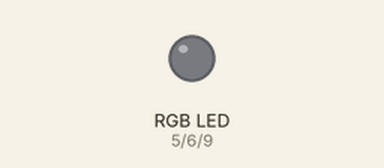
Bench run of a sketch on a simulated Arduino Uno, built with avr-gcc and run on an emulated ATmega328P. On the bench: an RGB LED mixed from three pins (HIGH = lit).

Above: at 0.5 s.
At 2.5 s:
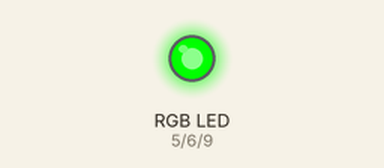
At 3.5 s:
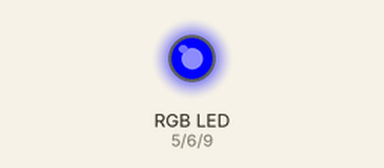
At 4.5 s:
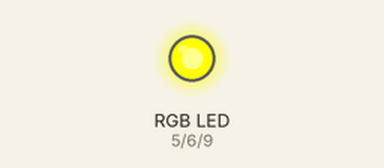
At 6.5 s:
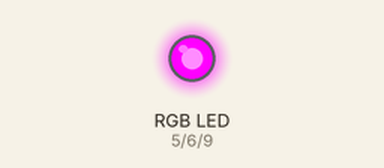
At 9.5 s:
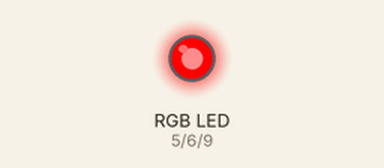
Timing chart, 0 to 10.4 s (numbered marks = the images above):
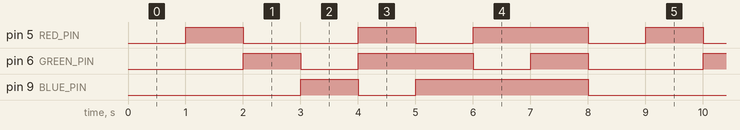

Measured:
- by itself, pin 5 (RED_PIN): repeats every 8.0 s: LOW 2.0 s, HIGH 1.0 s, LOW 1.0 s, HIGH 2.0 s, LOW 1.0 s, HIGH 1.0 s
- by itself, pin 6 (GREEN_PIN): repeats every 8.0 s: LOW 1.0 s, HIGH 2.0 s, LOW 1.0 s, HIGH 1.0 s, LOW 2.0 s, HIGH 1.0 s
- by itself, pin 9 (BLUE_PIN): repeats every 8.0 s: LOW 1.0 s, HIGH 3.0 s, LOW 3.0 s, HIGH 1.0 s

The sketch:

RGBLED.ino
```cpp
/*
SparkFun Tinker Kit
Example sketch 03

RGB LED

Make an RGB LED display a rainbow of colors!


This sketch was written by SparkFun Electronics,
with lots of help from the Arduino community.
Visit http://learn.sparkfun.com/products/2 for SIK information.
Visit http://www.arduino.cc to learn about Arduino.
*/

//create variables for pin numbers. We are making them constants here, because they       //never change.
const int RED_PIN = 5;
const int GREEN_PIN = 6;
const int BLUE_PIN = 9;

// How fast we plan to cycle through colors in milliseconds
int DISPLAY_TIME = 10;


void setup()
{
//set the three pin variables as outputs
pinMode(RED_PIN, OUTPUT);
pinMode(GREEN_PIN, OUTPUT);
pinMode(BLUE_PIN, OUTPUT);
}


void loop()
{
// We've written a custom function called mainColors() that steps
// through all eight of these colors. We're only "calling" the
// function here (telling it to run). The actual function code
// is further down in the sketch.
mainColors();


}


// Here's the mainColors() custom function we've written.
void mainColors()
{
// Off (all LEDs off):
digitalWrite(RED_PIN, LOW);
digitalWrite(GREEN_PIN, LOW);
digitalWrite(BLUE_PIN, LOW);

//wait 1 second
delay(1000);

// Red (turn just the red LED on):
digitalWrite(RED_PIN, HIGH);
digitalWrite(GREEN_PIN, LOW);
digitalWrite(BLUE_PIN, LOW);

//wait 1 seconds
delay(1000);

// Green (turn just the green LED on):
digitalWrite(RED_PIN, LOW);
digitalWrite(GREEN_PIN, HIGH);
digitalWrite(BLUE_PIN, LOW);

//wait 1 second
delay(1000);

// Blue (turn just the blue LED on):
digitalWrite(RED_PIN, LOW);
digitalWrite(GREEN_PIN, LOW);
digitalWrite(BLUE_PIN, HIGH);

//wait 1 second
delay(1000);

// Yellow (turn red and green on):
digitalWrite(RED_PIN, HIGH);
digitalWrite(GREEN_PIN, HIGH);
digitalWrite(BLUE_PIN, LOW);

//wait 1 second
delay(1000);

// Cyan (turn green and blue on):
digitalWrite(RED_PIN, LOW);
digitalWrite(GREEN_PIN, HIGH);
digitalWrite(BLUE_PIN, HIGH);

//wait 1 second
delay(1000);

// Purple (turn red and blue on):
digitalWrite(RED_PIN, HIGH);
digitalWrite(GREEN_PIN, LOW);
digitalWrite(BLUE_PIN, HIGH);

//wait 1 second
delay(1000);

// White (turn all the LEDs on):
digitalWrite(RED_PIN, HIGH);
digitalWrite(GREEN_PIN, HIGH);
digitalWrite(BLUE_PIN, HIGH);

//wait 1 second
delay(1000);
}
```
